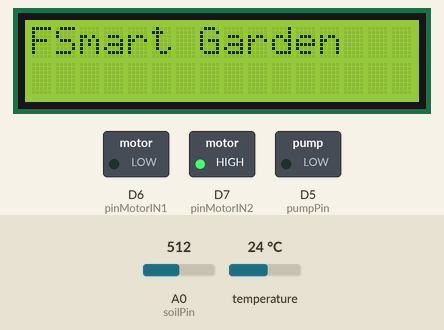
This sketch was run on a simulated ESP8266 (NodeMCU). Shown: 16×2 character LCD, switched loads named in the sketch (green lamp = pin HIGH). Inputs (shaded band) come from the test bench; at power-on: A0 (soilPin) = 512, temperature 24 °C. WiFi joins after 1.5 s; servers stay silent unless stated; what the sketch prints to the serial monitor is not drawn.

Above: at 1.9 s.
At 7.1 s:
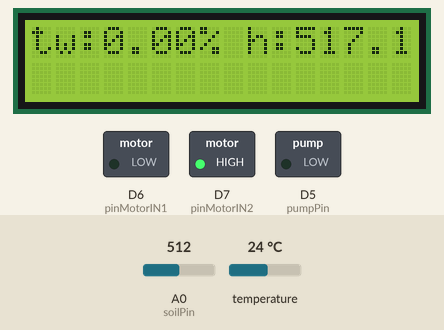
7.2 s: A0 (soilPin) set to 105
At 9.3 s:
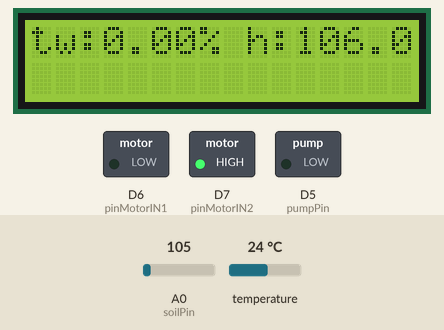
10.0 s: A0 (soilPin) set to 93
At 10.8 s:
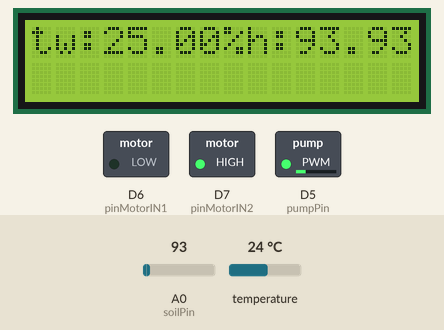
12.0 s: A0 (soilPin) set to 0
At 13.4 s:
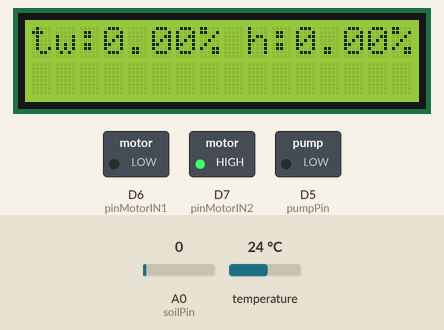
Timing chart, 0 to 15.0 s (numbered marks = the images above; inputs shaded):
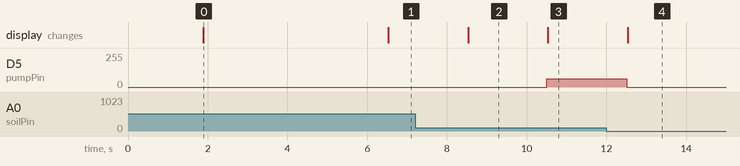

Measured:
- the behaviour switches between 100 and 99 on A0 (soilPin) (found by bisection; images 2 and 3)
- after the input at 7.2 s, the display: changes after 1.3 s (image 2)
- after the input at 10.0 s, D5 (pumpPin): 0/255 → 61/255 after 0.51 s; the display: changes after 0.53 s (image 3)
- after the input at 12.0 s, D5 (pumpPin): 61/255 → 0/255 after 0.51 s; the display: changes after 0.53 s (image 4)
- what the display in image 0 shows lasts 4.6 s, from 1.9 s to 6.5 s

The sketch:

projects.ino
```cpp
/**
 * Fuzzy Logic Smart Garden Controller
 *
 * This program implements a smart garden watering system using fuzzy logic to determine
 * optimal watering rates based on soil moisture and temperature readings.
 *
 * Hardware Components:
 * - ESP8266 WiFi Module
 * - DHT11 Temperature Sensor
 * - Soil Moisture Sensor
 * - Water Pump
 * - 16x2 I2C LCD Display
 * - Motor Driver (for water pump control)
 *
 * Features:
 * - Automatic watering based on environmental conditions
 * - Fuzzy logic control system with 9 rules
 * - Blynk IoT integration for remote monitoring
 * - Real-time status display on LCD
 * - Serial debugging output
 *
 * Created by: 2black0@gmail.com
 * Year: 2021
 */

// Include necessary libraries
#include <Adafruit_Sensor.h>  // Base sensor library for DHT sensor
#include <DHT.h>              // DHT sensor library
#include <DHT_U.h>            // DHT sensor unified sensor library
#include <LiquidCrystal_I2C.h> // Library for I2C LCD display
#include <ESP8266WiFi.h>      // WiFi functionality for ESP8266
#include <BlynkSimpleEsp8266.h> // Blynk IoT platform integration
#include <Fuzzy.h>            // Fuzzy logic library for control system

// Define pins
#define soilPin A0            // Analog pin for soil moisture sensor
#define pumpPin 14            // Digital pin for pump control (PWM)
#define pinMotorIN1 12        // Motor driver input 1
#define pinMotorIN2 13        // Motor driver input 2

// Network credentials and Blynk authentication
char auth[] = "YourAuthToken";   // Authentication token from Blynk app
char ssid[] = "YourNetworkName"; // WiFi network name
char pass[] = "YourPassword";    // WiFi password

// Initialize components
DHT_Unified dht(D4, DHT11);    // DHT sensor on pin D4
BlynkTimer timer;              // Timer for periodic tasks
Fuzzy *fuzzy = new Fuzzy();    // Fuzzy logic controller

// Global variables
uint32_t delayMS;             // Delay variable for sensor readings
float temp;                   // Current temperature reading
float soil;                   // Current soil moisture reading

LiquidCrystal_I2C lcd(0x27, 16, 2); // LCD at I2C address 0x27, 16x2 display

/**
 * Setup function - runs once at startup
 * Initializes all hardware components, sets up Blynk connection,
 * and configures the fuzzy logic system
 */
void setup()
{
  Serial.begin(9600);         // Initialize serial communication

  // Configure motor driver pins
  pinMode(pinMotorIN1, OUTPUT);
  pinMode(pinMotorIN2, OUTPUT);
  digitalWrite(pinMotorIN1, LOW);
  digitalWrite(pinMotorIN2, HIGH);

  lcd.begin();                // Initialize LCD
  dht.begin();                // Initialize DHT sensor
  Blynk.begin(auth, ssid, pass, "blynk-cloud.com", 9600); // Connect to Blynk

  lcd.backlight();            // Turn on LCD backlight
  serial_show(0, "Fuzzy Logic Smart Garden", 0, "", 0, "", 0, ""); // Print welcome message to serial
  lcd_show("Fuzzy Logic", "Smart Garden", 2500); // Show welcome message on LCD for 2.5 seconds

  fuzzy_system();             // Setup fuzzy logic controller

  timer.setInterval(2000, send_data); // Schedule data reading every 2 seconds
}

/**
 * Main loop function - runs repeatedly
 * Handles Blynk communication and timer events
 */
void loop()
{
  Blynk.run();                // Process Blynk communication
  timer.run();                // Process timer events
}

/**
 * Function to read sensors, process fuzzy logic, and send data
 * Called periodically by the timer
 */
void send_data()
{
  // Read sensor data
  temp = read_temp();         // Get temperature reading
  soil = read_soil();         // Get soil moisture reading

  // Process with fuzzy logic
  fuzzy->setInput(1, temp);   // Set temperature as first input
  fuzzy->setInput(2, soil);   // Set soil moisture as second input
  fuzzy->fuzzify();           // Process inputs through fuzzy system

  // Get pump control output and apply it
  float pump = fuzzy->defuzzify(1);  // Get defuzzified output (0-100%)
  int pumpS = map(pump, 0, 100, 0, 1023); // Map to PWM range
  analogWrite(pumpPin, pumpS);      // Set pump speed via PWM

  // Output results to serial monitor
  serial_show(0, "Temperature: ", 0, String(temp), 0, "°C", 1, "");
  serial_show(0, "Soil Moisture: ", 0, String(soil), 0, "%", 1, "");
  serial_show(0, "Water Pump: ", 0, String(pump), 0, "%", 1, "");

  // Send data to Blynk app
  Blynk.virtualWrite(V0, temp);  // Temperature to virtual pin V0
  Blynk.virtualWrite(V1, soil);  // Soil moisture to virtual pin V1
  Blynk.virtualWrite(V2, pump);  // Pump status to virtual pin V2

  // Update LCD with current readings
  lcd_show("t:" + String(temp) + "C h:" + String(soil) + "%", "w:" + String(pump) + "%", 100);
}

/**
 * Helper function for printing to serial monitor
 * Provides flexibility for formatting output
 *
 * @param line1   Boolean - whether to add newline after text1
 * @param text1   String - first text to print
 * @param line2   Boolean - whether to add newline after text2
 * @param text2   String - second text to print
 * @param line3   Boolean - whether to add newline after text3
 * @param text3   String - third text to print
 * @param line4   Boolean - whether to add newline after text4
 * @param text4   String - fourth text to print
 */
void serial_show(bool line1, String text1, bool line2, String text2, bool line3, String text3, bool line4, String text4)
{
  if (line1)
  {
    Serial.println(text1);
  }
  else
  {
    Serial.print(text1);
  }
  if (line2)
  {
    Serial.println(text2);
  }
  else
  {
    Serial.print(text2);
  }
  if (line3)
  {
    Serial.println(text3);
  }
  else
  {
    Serial.print(text3);
  }
  if (line4)
  {
    Serial.println(text4);
  }
  else
  {
    Serial.print(text4);
  }
}

/**
 * Display text on the LCD screen
 *
 * @param text1      String to display on first line
 * @param text2      String to display on second line
 * @param delay_lcd  How long to show the text (in milliseconds)
 */
void lcd_show(String text1, String text2, int delay_lcd)
{
  lcd.setCursor(0, 0);        // Position cursor at first line
  lcd.print(text1);           // Print first line
  lcd.setCursor(1, 0);        // Position cursor at second line
  lcd.print(text2);           // Print second line
  delay(delay_lcd);           // Wait specified time
}

/**
 * Read temperature from DHT sensor
 *
 * @return float Temperature in Celsius, or 0 if reading failed
 */
float read_temp()
{
  sensors_event_t event;
  dht.temperature().getEvent(&event);
  if (isnan(event.temperature))
  {
    return 0;                 // Return 0 if reading failed
  }
  else
  {
    return event.temperature; // Return temperature in Celsius
  }
}

/**
 * Read soil moisture level from analog sensor
 * Takes average of 100 readings for stability
 *
 * @return float Soil moisture percentage (0-100%)
 */
float read_soil()
{
  float sensorValue = 0;
  for (int i = 0; i <= 100; i++)
  {
    sensorValue = sensorValue + analogRead(soilPin);
    delay(1);
  }
  sensorValue = sensorValue / 100.0;  // Average readings
  float sensorValues = map(sensorValue, 0, 1023, 0, 100); // Map to percentage
  return sensorValue;  // Note: This should likely return sensorValues instead
}

/**
 * Setup fuzzy logic control system
 * Defines membership functions and rules for the fuzzy logic controller
 *
 * Input variables:
 * 1. Temperature (cold, warm, hot)
 * 2. Soil moisture (dry, normal, wet)
 *
 * Output variable:
 * 1. Pump speed (veryslow, slow, average, fast, veryfast)
 *
 * The system uses 9 rules to determine optimal watering based on conditions
 */
void fuzzy_system()
{
  // Define temperature input and its membership functions
  FuzzyInput *temperature = new FuzzyInput(1);
  FuzzySet *cold = new FuzzySet(0, 11, 11, 22);    // Cold: 0-22°C (trapezoidal)
  temperature->addFuzzySet(cold);
  FuzzySet *warm = new FuzzySet(22, 24.5, 24.5, 27); // Warm: 22-27°C (trapezoidal)
  temperature->addFuzzySet(warm);
  FuzzySet *hot = new FuzzySet(27, 31, 31, 35);    // Hot: 27-35°C (trapezoidal)
  temperature->addFuzzySet(hot);
  fuzzy->addFuzzyInput(temperature);

  // Define soil moisture input and its membership functions
  FuzzyInput *soil = new FuzzyInput(2);
  FuzzySet *dry = new FuzzySet(0, 25, 25, 50);     // Dry: 0-50% (trapezoidal)
  soil->addFuzzySet(dry);
  FuzzySet *normal = new FuzzySet(40, 50, 50, 60); // Normal: 40-60% (trapezoidal)
  soil->addFuzzySet(normal);
  FuzzySet *wet = new FuzzySet(50, 75, 75, 100);   // Wet: 50-100% (trapezoidal)
  soil->addFuzzySet(wet);
  fuzzy->addFuzzyInput(soil);

  // Define pump output and its membership functions
  FuzzyOutput *pump = new FuzzyOutput(1);
  FuzzySet *veryslow = new FuzzySet(0, 0, 0, 25);      // Very slow: 0-25% (trapezoidal)
  pump->addFuzzySet(veryslow);
  FuzzySet *slow = new FuzzySet(0, 25, 25, 50);        // Slow: 0-50% (trapezoidal)
  pump->addFuzzySet(slow);
  FuzzySet *average = new FuzzySet(25, 50, 50, 75);    // Average: 25-75% (trapezoidal)
  pump->addFuzzySet(average);
  FuzzySet *fast = new FuzzySet(50, 75, 75, 100);      // Fast: 50-100% (trapezoidal)
  pump->addFuzzySet(fast);
  FuzzySet *veryfast = new FuzzySet(75, 100, 100, 100); // Very fast: 75-100% (trapezoidal)
  pump->addFuzzySet(veryfast);
  fuzzy->addFuzzyOutput(pump);

  // Rule 1: IF soil is DRY AND temperature is COLD THEN pump is AVERAGE
  FuzzyRuleAntecedent *ifSoilDryAndTemperatureCold = new FuzzyRuleAntecedent();
  ifSoilDryAndTemperatureCold->joinWithAND(dry, cold);
  FuzzyRuleConsequent *thenPumpAverage = new FuzzyRuleConsequent();
  thenPumpAverage->addOutput(average);
  FuzzyRule *fuzzyRule01 = new FuzzyRule(1, ifSoilDryAndTemperatureCold, thenPumpAverage);
  fuzzy->addFuzzyRule(fuzzyRule01);

  // Rule 2: IF soil is DRY AND temperature is WARM THEN pump is FAST
  FuzzyRuleAntecedent *ifSoilDryAndTemperatureWarm = new FuzzyRuleAntecedent();
  ifSoilDryAndTemperatureWarm->joinWithAND(dry, warm);
  FuzzyRuleConsequent *thenPumpFast = new FuzzyRuleConsequent();
  thenPumpFast->addOutput(fast);
  FuzzyRule *fuzzyRule02 = new FuzzyRule(2, ifSoilDryAndTemperatureWarm, thenPumpFast);
  fuzzy->addFuzzyRule(fuzzyRule02);

  // Rule 3: IF soil is DRY AND temperature is HOT THEN pump is VERY FAST
  FuzzyRuleAntecedent *ifSoilDryAndTemperatureHot = new FuzzyRuleAntecedent();
  ifSoilDryAndTemperatureHot->joinWithAND(dry, hot);
  FuzzyRuleConsequent *thenPumpVeryFast = new FuzzyRuleConsequent();
  thenPumpVeryFast->addOutput(veryfast);
  FuzzyRule *fuzzyRule03 = new FuzzyRule(3, ifSoilDryAndTemperatureHot, thenPumpVeryFast);
  fuzzy->addFuzzyRule(fuzzyRule03);

  // Rule 4: IF soil is NORMAL AND temperature is COLD THEN pump is SLOW
  FuzzyRuleAntecedent *ifSoilNormalAndTemperatureCold = new FuzzyRuleAntecedent();
  ifSoilNormalAndTemperatureCold->joinWithAND(normal, cold);
  FuzzyRuleConsequent *thenPumpSlow = new FuzzyRuleConsequent();
  thenPumpSlow->addOutput(slow);
  FuzzyRule *fuzzyRule04 = new FuzzyRule(4, ifSoilNormalAndTemperatureCold, thenPumpSlow);
  fuzzy->addFuzzyRule(fuzzyRule04);

  // Rule 5: IF soil is NORMAL AND temperature is WARM THEN pump is AVERAGE
  FuzzyRuleAntecedent *ifSoilNormalAndTemperatureWarm = new FuzzyRuleAntecedent();
  ifSoilNormalAndTemperatureWarm->joinWithAND(normal, warm);
  FuzzyRule *fuzzyRule05 = new FuzzyRule(5, ifSoilNormalAndTemperatureWarm, thenPumpAverage);
  fuzzy->addFuzzyRule(fuzzyRule05);

  // Rule 6: IF soil is NORMAL AND temperature is HOT THEN pump is FAST
  FuzzyRuleAntecedent *ifSoilNormalAndTemperatureHot = new FuzzyRuleAntecedent();
  ifSoilNormalAndTemperatureHot->joinWithAND(normal, hot);
  FuzzyRule *fuzzyRule06 = new FuzzyRule(6, ifSoilNormalAndTemperatureHot, thenPumpFast);
  fuzzy->addFuzzyRule(fuzzyRule06);

  // Rule 7: IF soil is WET AND temperature is COLD THEN pump is VERY SLOW
  FuzzyRuleAntecedent *ifSoilWetAndTemperatureCold = new FuzzyRuleAntecedent();
  ifSoilWetAndTemperatureCold->joinWithAND(wet, cold);
  FuzzyRuleConsequent *thenPumpVerySlow = new FuzzyRuleConsequent();
  thenPumpVerySlow->addOutput(veryslow);
  FuzzyRule *fuzzyRule07 = new FuzzyRule(7, ifSoilWetAndTemperatureCold, thenPumpVerySlow);
  fuzzy->addFuzzyRule(fuzzyRule07);

  // Rule 8: IF soil is WET AND temperature is WARM THEN pump is SLOW
  FuzzyRuleAntecedent *ifSoilWetAndTemperatureWarm = new FuzzyRuleAntecedent();
  ifSoilWetAndTemperatureWarm->joinWithAND(wet, warm);
  FuzzyRule *fuzzyRule08 = new FuzzyRule(8, ifSoilWetAndTemperatureWarm, thenPumpSlow);
  fuzzy->addFuzzyRule(fuzzyRule08);

  // Rule 9: IF soil is WET AND temperature is HOT THEN pump is AVERAGE
  FuzzyRuleAntecedent *ifSoilWetAndTemperatureHot = new FuzzyRuleAntecedent();
  ifSoilWetAndTemperatureHot->joinWithAND(wet, hot);
  FuzzyRule *fuzzyRule09 = new FuzzyRule(9, ifSoilWetAndTemperatureHot, thenPumpAverage);
  fuzzy->addFuzzyRule(fuzzyRule09);
}
```
